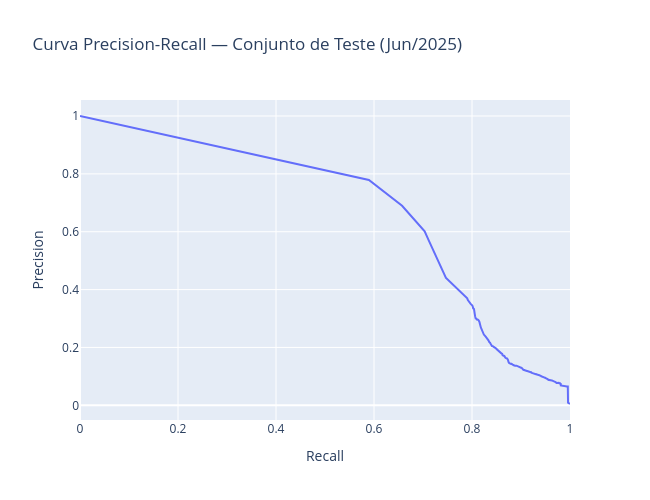

The notebook cell saved with this chart:
### Code cell
fig2 = go.Figure()
fig2.add_trace(go.Scatter(x=rec, y=prec, mode='lines', name=f'PR (AUC={metrics["pr_auc"]:.3f})'))
fig2.update_layout(
    title='Curva Precision-Recall — Conjunto de Teste (Jun/2025)',
    xaxis_title='Recall',
    yaxis_title='Precision',
    width=650, height=500,
)
fig2.show()
fig2.write_image(str(FIGURES_DIR / 'pr_curve.png'))

### Figure 1 — Plotly figure (JSON) as saved in the notebook; plotly's stock layout.template omitted (floating-point values rounded to 4 significant figures; data arrays with more than 128 entries replaced by an {"elided": "..."} marker saying what was removed)
{"data": [{"mode": "lines", "name": "PR (AUC=0.603)", "type": "scatter", "x": {"elided": "9532 float values"}, "y": {"elided": "9532 float values"}}], "layout": {"height": 500, "title": {"text": "Curva Precision-Recall — Conjunto de Teste (Jun/2025)"}, "width": 650, "xaxis": {"title": {"text": "Recall"}}, "yaxis": {"title": {"text": "Precision"}}}}
